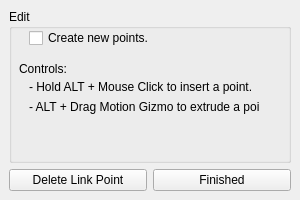
<?xml version="1.0" encoding="UTF-8"?>
<ui version="4.0">
 <class>LinkedPointsActorTool</class>
 <widget class="QDockWidget" name="LinkedPointsActorTool">
  <property name="enabled">
   <bool>true</bool>
  </property>
  <property name="geometry">
   <rect>
    <x>0</x>
    <y>0</y>
    <width>300</width>
    <height>200</height>
   </rect>
  </property>
  <property name="minimumSize">
   <size>
    <width>300</width>
    <height>200</height>
   </size>
  </property>
  <property name="layoutDirection">
   <enum>Qt::LeftToRight</enum>
  </property>
  <property name="windowTitle">
   <string>Linked Points Actor Tool</string>
  </property>
  <widget class="QWidget" name="dockWidgetContents">
   <layout class="QGridLayout" name="gridLayout_2">
    <item row="3" column="0">
     <widget class="QPushButton" name="mDeleteLinkButton">
      <property name="text">
       <string>Delete Link Point</string>
      </property>
     </widget>
    </item>
    <item row="3" column="1">
     <widget class="QPushButton" name="mFinishedButton">
      <property name="text">
       <string>Finished</string>
      </property>
     </widget>
    </item>
    <item row="2" column="0" colspan="2">
     <widget class="QGroupBox" name="mEditBox">
      <property name="title">
       <string>Edit</string>
      </property>
      <widget class="QCheckBox" name="mCreationModeCheckbox">
       <property name="geometry">
        <rect>
         <x>20</x>
         <y>20</y>
         <width>131</width>
         <height>18</height>
        </rect>
       </property>
       <property name="text">
        <string>Create new points.</string>
       </property>
      </widget>
      <widget class="QLabel" name="label">
       <property name="geometry">
        <rect>
         <x>10</x>
         <y>50</y>
         <width>81</width>
         <height>20</height>
        </rect>
       </property>
       <property name="text">
        <string>Controls:</string>
       </property>
      </widget>
      <widget class="QLabel" name="label_2">
       <property name="geometry">
        <rect>
         <x>20</x>
         <y>70</y>
         <width>261</width>
         <height>16</height>
        </rect>
       </property>
       <property name="text">
        <string>- Hold ALT + Mouse Click to insert a point.</string>
       </property>
      </widget>
      <widget class="QLabel" name="label_3">
       <property name="geometry">
        <rect>
         <x>20</x>
         <y>90</y>
         <width>231</width>
         <height>16</height>
        </rect>
       </property>
       <property name="text">
        <string>- ALT + Drag Motion Gizmo to extrude a point.</string>
       </property>
      </widget>
     </widget>
    </item>
   </layout>
  </widget>
 </widget>
 <resources/>
 <connections/>
</ui>
